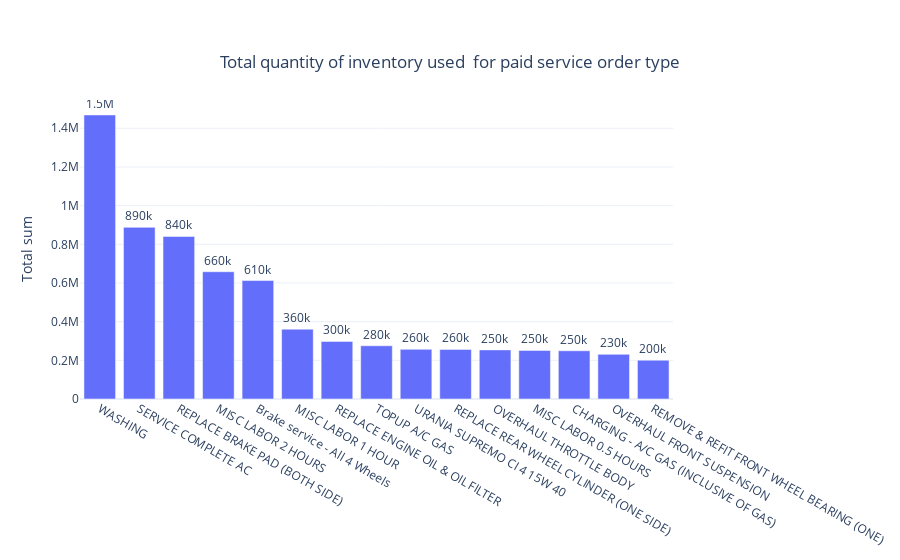

Here is the notebook cell this chart was saved with:
### Code cell
fig = make_subplots(specs=[[{"secondary_y": True}]])

fig = go.Figure(data=[
    go.Bar(name='Total sum', x=order_aggpp['Description'], y=order_aggpp['sum']
           , yaxis='y', offsetgroup=1
           , text = order_aggpp['sum'].astype(int), textposition='outside', texttemplate='%{text:.2s}')
   # go.Bar(name='Average sum', x=order_aggpp['Description'], y=order_aggpp['mean']
   #        , yaxis='y2', offsetgroup=2, marker_color= 'mediumturquoise'#, marker_color='rgb(65,68,139)' 
      #     , text = order_aggpp['mean'].astype(int), textposition='outside', texttemplate='%{text:.2s}')
                   ],

    layout={
        'yaxis': {'title': 'Total sum'},
      #  'yaxis2': {'title': 'Average sum', 'overlaying': 'y', 'side': 'right'}
    }
        )
# fig.update_layout(barmode='group')
# fig.update_traces(marker_color=['gold']*len(order_agg['Order Type']), marker_line_color='rgb(8,48,107)',
#                   marker_line_width=1.5, opacity=0.6)
fig.layout.template = 'plotly_white'
fig.update_layout(
    title={
        'text': "Total quantity of inventory used  for paid service order type",
        'y':.9,
        'x':.5,
        'xanchor': 'center',
        'yanchor': 'top'},
)    
fig.show()

### Figure 1 — Plotly figure (JSON) as saved in the notebook; plotly's stock layout.template omitted (floating-point values rounded to 4 significant figures)
{"data": [{"name": "Total sum", "offsetgroup": "1", "text": [1468904, 887719, 840675, 658105, 612593, 361232, 297606, 275192, 256697, 256461, 253946, 251331, 249395, 230942, 200770], "textposition": "outside", "texttemplate": "%{text:.2s}", "type": "bar", "x": ["WASHING", "SERVICE COMPLETE AC", "REPLACE BRAKE PAD (BOTH SIDE)", "MISC LABOR 2 HOURS", "Brake service - All 4 Wheels", "MISC LABOR 1 HOUR", "REPLACE ENGINE OIL & OIL FILTER", "TOPUP A/C GAS", "URANIA SUPREMO CI 4 15W 40", "REPLACE REAR WHEEL CYLINDER (ONE SIDE)", "OVERHAUL THROTTLE BODY", "MISC LABOR 0.5 HOURS", "CHARGING - A/C GAS (INCLUSIVE OF GAS)", "OVERHAUL FRONT SUSPENSION", "REMOVE & REFIT FRONT WHEEL BEARING (ONE)"], "y": [1469000.0, 887700.0, 840700.0, 658100.0, 612593, 361200.0, 297600.0, 275192, 256700.0, 256461, 253900.0, 251300.0, 249400.0, 230900.0, 200770], "yaxis": "y"}], "layout": {"title": {"text": "Total quantity of inventory used  for paid service order type", "x": 0.5, "xanchor": "center", "y": 0.9, "yanchor": "top"}, "yaxis": {"title": {"text": "Total sum"}}}}
